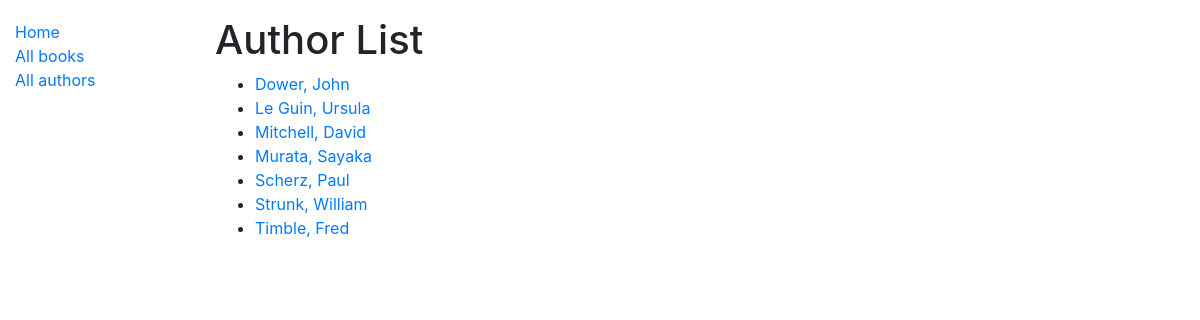
The app's page /catalog/authors/, older data.
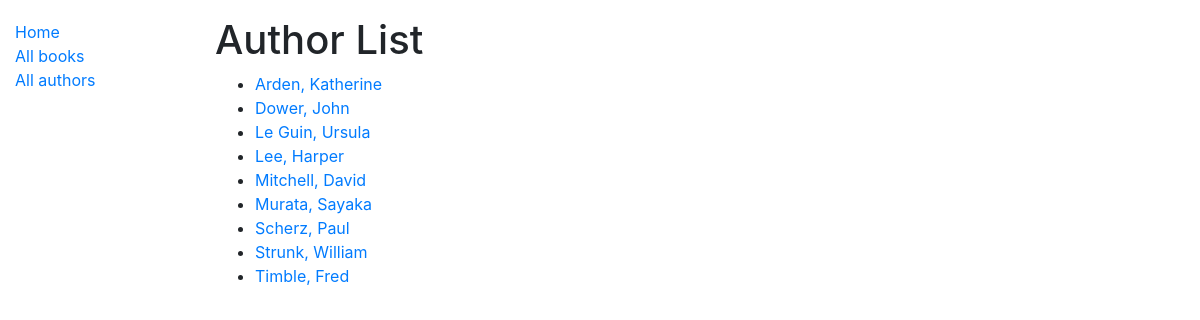
The same page, newer data.
### catalog/models.py (models this page shows)
class Author(models.Model):
    first_name = models.CharField(max_length=100)
    last_name = models.CharField(max_length=100)
    date_of_birth = models.DateField(null=True, blank=True)
    date_of_death = models.DateField('Died', null=True, blank=True)
    class Meta:
        ordering = ['last_name', 'first_name']
    def get_absolute_url(self):
        return reverse('author-detail', args=[str(self.id)])
    def __str__(self):
        return f'{self.last_name}, {self.first_name}'

### catalog/views.py (the view)
# urls.py: path('authors/', views.AuthorListView.as_view(), name='authors'),
class AuthorListView(generic.ListView):
    model = Author
    paginate_by = 10

### catalog/templates/catalog/author_list.html
{% extends "base_generic.html" %}
{% block content %}
  <h1>Author List</h1>
  {% if author_list %}
  <ul>
    {% for author in author_list %}
      <li>
        <a href="{{ author.get_absolute_url }}">{{ author }}</a>
      </li>
    {% endfor %}
  </ul>
  {% else %}
    <p>There are no books in the library and therefore no authors.</p>
  {% endif %}
{% endblock %}

Row changes from the older to the newer data that the page shows:
added Author: last_name+first_name "Arden, Katherine"
added Author: last_name+first_name "Lee, Harper"
